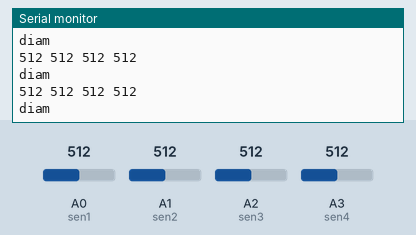
Simulated run of this sketch. Board: Arduino Uno, built with avr-gcc and run on an emulated ATmega328P. Parts: the last lines printed to the serial monitor. The test bench sets the inputs (shaded band); at power-on: A2 (sen3) = 512, A3 (sen4) = 512, A0 (sen1) = 512, A1 (sen2) = 512.

Above: at 5.7 s.
5.8 s: A2 (sen3) set to 106
At 6.6 s:
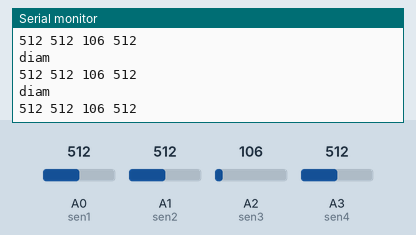
7.3 s: A2 (sen3) set to 88
At 8.0 s:
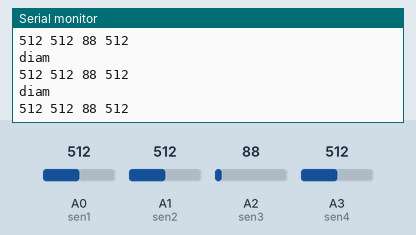
10.3 s: A3 (sen4) set to 257
At 10.8 s:
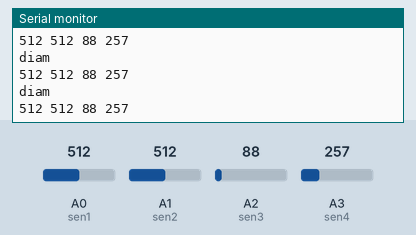
11.8 s: A3 (sen4) set to 226
At 12.4 s:
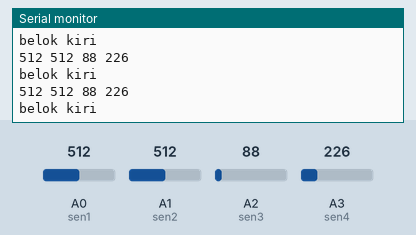
Timing chart, 0 to 14.4 s (numbered marks = the images above; inputs shaded):
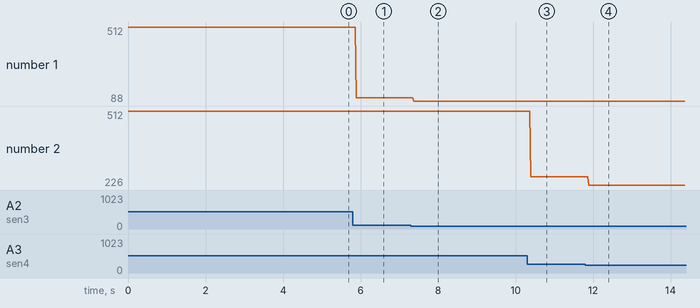

The sketch:

tes_sensor.ino
```cpp
int sen1 = A0;
int sen2 = A1;
int sen3 = A2;
int sen4 = A3;

int sens1 = 0;
int sens2 = 0;
int sens3 = 0;
int sens4 = 0;

int sV1 = 0;
int sV2 = 0;
int sV3 = 0;
int sV4 = 0;

int oV1 = 0;
int oV2 = 0;
int oV3 = 0;
int oV4 = 0;

void setup() {
  // put your setup code here, to run once:
  Serial.begin(9600);
}

void loop() {
  // put your main code here, to run repeatedly:
    digitalWrite(3,HIGH);
    bacasensor();
  if(sens1==1 && sens2==1 && sens3==1 && sens4==1) {
    Serial.println("lurus");
  } else if(sens1==1 && sens2==1 && sens3==0 && sens4==0) {
    Serial.println("belok kanan");
  }  else if(sens1==0 && sens2==0 && sens3==1 && sens4==1) {
    Serial.println("belok kiri");
  } else {
    Serial.println("diam");
  }
  Serial.print(sV1);
  Serial.print(" ");
  Serial.print(sV2);
  Serial.print(" ");
  Serial.print(sV3);
  Serial.print(" ");
  Serial.println(sV4);
}

void bacasensor() {
  sV1 = analogRead(sen1);
  sV2 = analogRead(sen2);
  sV3 = analogRead(sen3);
  sV4 = analogRead(sen4);

  oV1 = map(sV1, 0, 1023, 0, 255);
  oV2 = map(sV2, 0, 1023, 0, 255);
  oV3 = map(sV3, 0, 1023, 0, 255);
  oV4 = map(sV4, 0, 1023, 0, 255);

  if(oV1<50) {
    sens1 = 1;
  } else {
    sens1 = 0;
  }

  if(oV2<50) {
    sens2 = 1;
  } else {
    sens2 = 0;
  }

  if(oV3<60) {
    sens3 = 1;
  } else {
    sens3 = 0;
  }

  if(oV4<60) {
    sens4 = 1;
  } else {
    sens4 = 0;
  }
}
```

Measured:
- the behaviour switches between 241 and 240 on A3 (sen4) (found by bisection; images 3 and 4)
- after the input at 5.8 s, the serial monitor: prints a new line after 0.09 s (image 1)
- after the input at 7.3 s, the serial monitor: prints a new line after 0.07 s (image 2)
- after the input at 10.3 s, the serial monitor: prints a new line after 0.09 s (image 3)
- after the input at 11.8 s, the serial monitor: prints a new line after 0.08 s (image 4)
- plotted number 1: 512 → 106 after the input at 5.8 s, 106 → 88 after the input at 7.3 s
- plotted number 2: 512 → 257 after the input at 10.3 s, 257 → 226 after the input at 11.8 s
